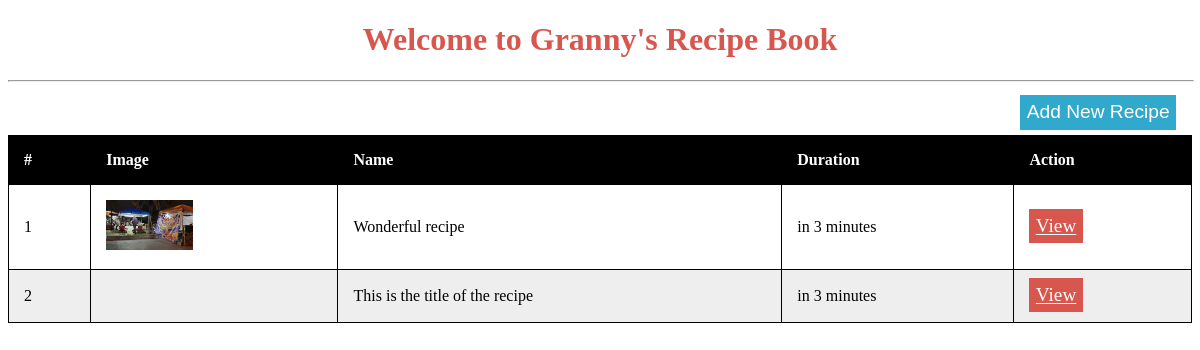
Page / (signed in) on the earlier database version.
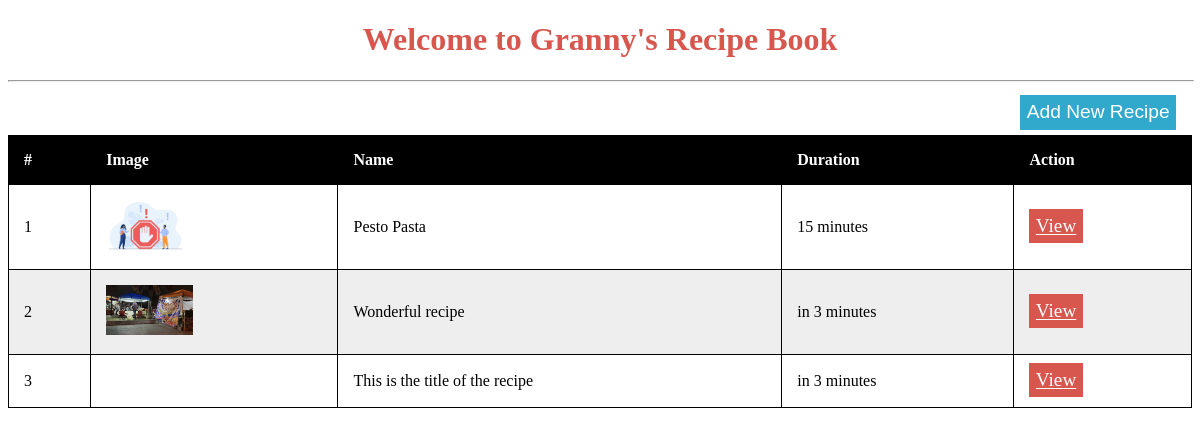
Same page on the later database version.
### tables this page shows
CREATE TABLE IF NOT EXISTS `recipe` (
  `id` int(11) NOT NULL AUTO_INCREMENT,
  `title` varchar(300) NOT NULL,
  `time` varchar(200) NOT NULL,
  `bookmarks` int(11) NOT NULL DEFAULT 0,
  `owner_name` varchar(300) NOT NULL,
  `recipe` text NOT NULL,
  `ingredients` text NOT NULL,
  `photo_1` varchar(400) DEFAULT NULL,
  `photo_2` varchar(400) DEFAULT NULL,
  `photo_3` varchar(400) DEFAULT NULL,
  `photo_4` varchar(400) DEFAULT NULL,
  `nutrition` text DEFAULT NULL,
  `notes` text DEFAULT NULL,
  PRIMARY KEY (`id`)
);

### selector.php (called while the page is built, shortened)
<?php
function getConnection(){
	$host = "localhost";
	$username = "root";
	$password = "";
	$dbname= "recipe_db";
	$conn = mysqli_connect($host,$username,$password,$dbname);
	return $conn;
}
function executeSql($sql){
	return mysqli_query(getConnection(),$sql);
}
function selectRecipes(){
	$sql = "SELECT id,COALESCE(photo_1,photo_2,photo_3,photo_4) AS photo_1,title,time FROM recipe ORDER BY id DESC";
	return executeSql($sql);
}

### index.php (the view, shortened to what this page needs)
<?php
include 'selector.php';
$recipes = selectRecipes();
?>
<!doctype html>
<html lang="en">
<head>
    <link rel="stylesheet" href="style.css">
</head>
<body>
<div id="main-container">
    <div>
        <h1 class="text-center text-red">Welcome to Granny's Recipe Book</h1>
        <hr>
       <div class="button-container">
           <button class="recipe-button" onclick="window.location.assign('add-new.html')">Add New Recipe</button>
       </div>
        <table >
            <tr>
                <th>#</th>
                <th>Image</th>
                <th>Name</th>
                <th>Duration</th>
                <th>Action</th>
            </tr>
            <tbody>
            <?php
            $count = 1;
            while($recipe = mysqli_fetch_assoc($recipes)){
                ?>
                <tr>
                    <td><?=$count++?></td>
                    <td>
                        <img src="uploads/<?=$recipe['photo_1']?>" alt="" style="height: 50px">
                    </td>
                    <td><?=$recipe['title']?></td>
                    <td><?=$recipe['time']?></td>
                    <td>
                        <a class="recipe-button"  href="view-recipe.php?id=<?=$recipe['id']?>">View</a>
                    </td>
                </tr>
            <?php
            }
            ?>
            </tbody>
        </table>
    </div>
</div>
</body>
</html>

### style.css (style rules this page uses)
.recipe-button { padding: 0.4rem; background: #D7574F; border-width: 0; color: white; font-size: 1.2rem; }
hr { width: 100%; }
.text-center { text-align: center; }
.text-red { color: #D7574F; }

### index.php (style rules this page uses)
table { width:100%; }
table, th, td { border: 1px solid black; border-collapse: collapse; }
th, td { padding: 15px; text-align: left; }
tr:nth-child(even) { background-color: #eee; }
tr:nth-child(odd) { background-color: #fff; }
th { background-color: black; color: white; }
.button-container { width: 100%; margin:0.2rem 2rem; }
.button-container>button { align-self: end; background: #31a9cd; margin: 5px 3rem; float: right; }

Differences in the rows shown:
added recipe: shows a picture, title "Pesto Pasta", time "15 minutes"
